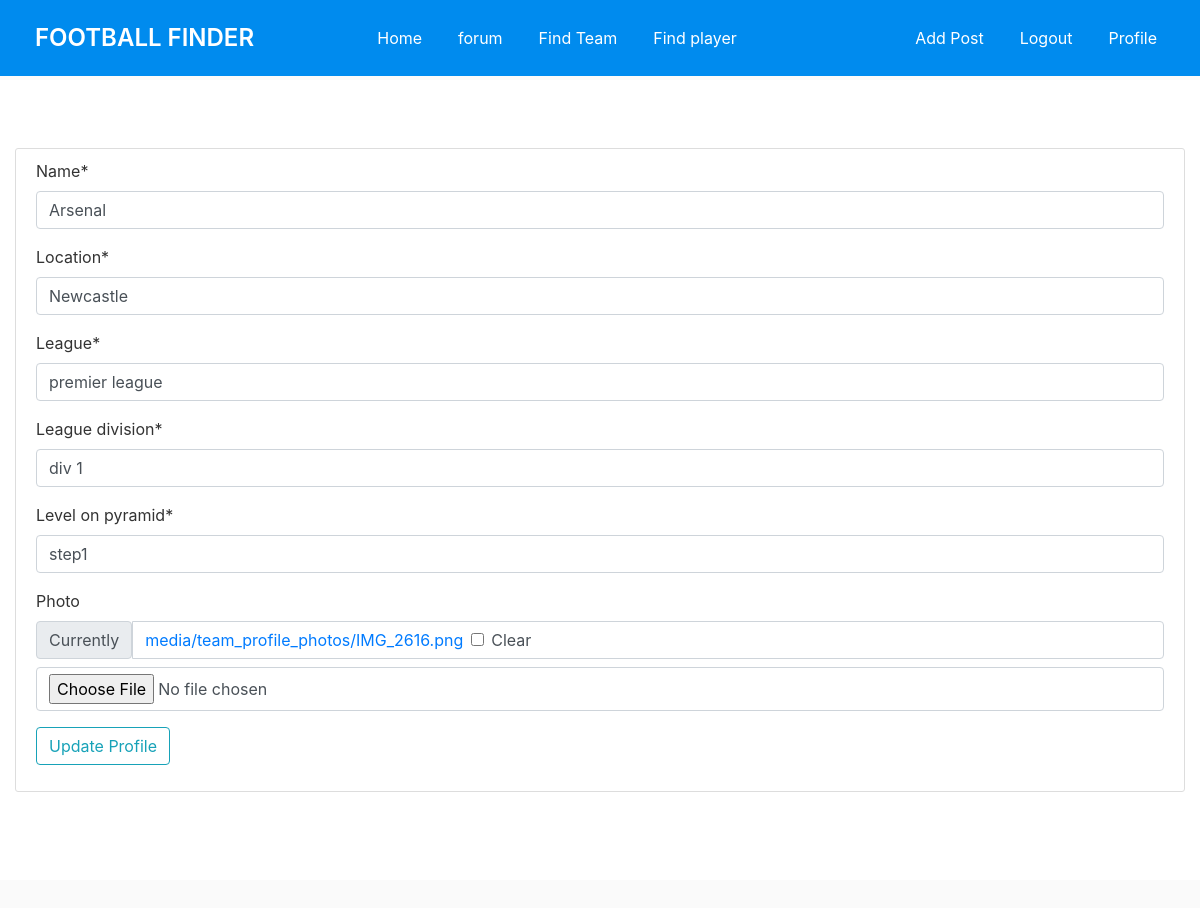
Screenshot of /team-profile/ (signed in) with the database file from the repository.
### ffinderapp/models.py (models this page shows, shortened)
class TeamProfile(models.Model):
    user = models.OneToOneField(get_user_model(), on_delete=models.CASCADE, primary_key=True)
    name = models.CharField(max_length=100)
    location = models.CharField(max_length=100, default='')
    league = models.CharField(max_length=100)
    league_division = models.CharField(max_length=50)
    level_on_pyramid = models.CharField(max_length=50)
    photo = models.ImageField(upload_to='media/team_profile_photos/', default='/media/', null=True, blank=True)

### ffinderapp/views.py (the view, shortened to what this page needs)
# urls.py: path('team-profile/', team_profile, name='team_profile'),
def team_profile(request):
    user = request.user
    u_form = ProfileUpdateForm(instance=user)
    t_form = None
    if isinstance(user, get_user_model()):  # Ensure user is CustomUser instance
        if hasattr(user, 'teamprofile'):
            team_profile = user.teamprofile
            t_form = TeamProfileForm(instance=team_profile)
        else:
            t_form = TeamProfileForm()
    else:
        pass
    return render(request, 'ffinderapp/teamprofile.html', {'u_form': u_form, 't_form': t_form})

### ffinderapp/forms.py
class ProfileUpdateForm(forms.ModelForm):
    date_of_birth = forms.DateField(
        widget=forms.widgets.DateInput(attrs={'type': 'date'}),
        help_text='Enter your date of birth'
    )
    class Meta:
        model = CustomUser
        fields = ['date_of_birth', 'photo']

class TeamProfileForm(forms.ModelForm):
    class Meta:
        model = TeamProfile
        fields = ['name', 'location', 'league', 'league_division', 'level_on_pyramid', 'photo']

### ffinderapp/templates/ffinderapp/teamprofile.html (shortened to what this page needs)
{% extends 'ffinderapp/base.html' %}
{% load crispy_forms_tags %}
{% block content %}
<div class="col-md-12">
    <div class="content-section">
        <form method="POST" enctype="multipart/form-data">
            {{ t_form|crispy }}
            <div class="form-group">
                <button class="btn btn-outline-info" type="submit">Update Profile</button>
            </div>
        </form>
    </div>
</div>
{% endblock %}

### ffinderapp/static/css/styles.css (style rules this page uses)
html { position: relative; min-height: 100%; }
body { background: #fafafa; color: #333333; margin-top: 5rem; margin-bottom: 50px; }
.content-section { position: relative; background: #ffffff; padding: 10px 20px; border: 1px solid #dddddd; border-radius: 3px; margin-bottom: 20px; }

### rows the page displays
TeamProfile: name "Arsenal", location "Newcastle", league "premier league", league_division "div 1", level_on_pyramid "step1"
